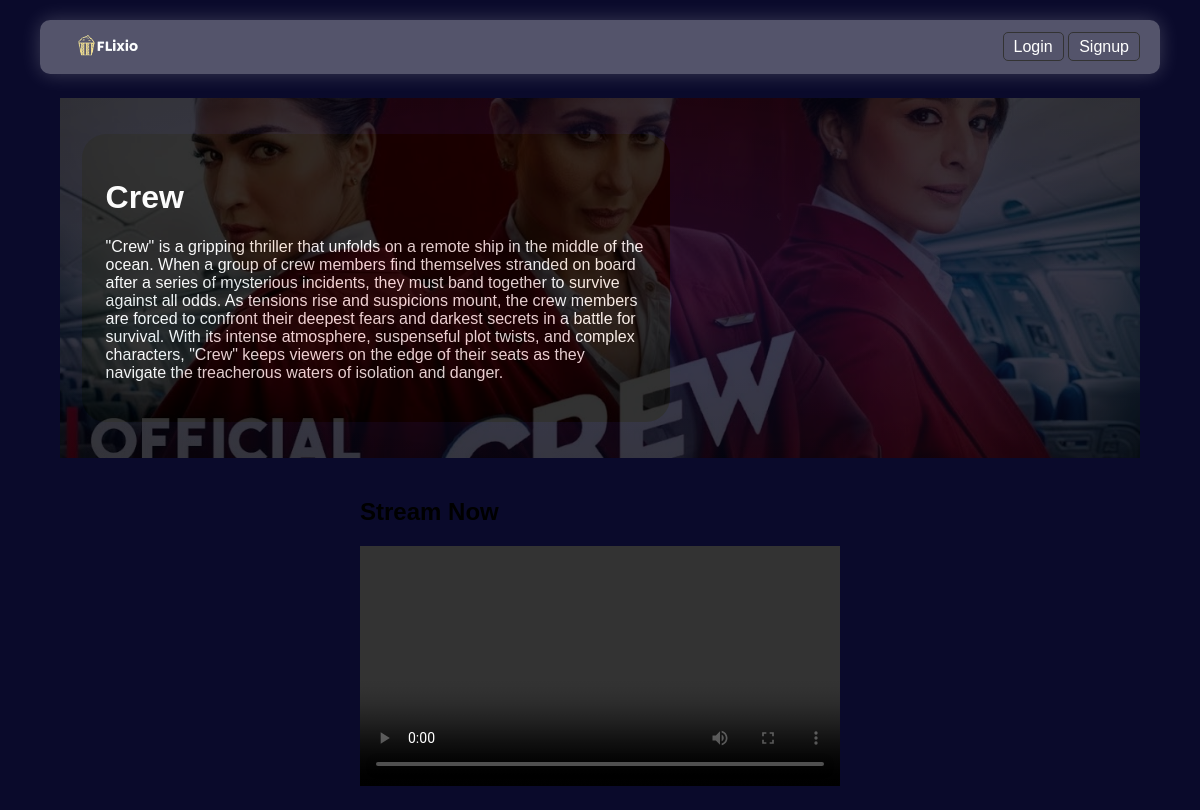
The page /movie/18/ on the database its author committed.
### movies/models.py (models this page shows, shortened)
class Movie(models.Model):
    title = models.CharField(max_length=255)
    description = models.TextField()
    release_date = models.DateField()
    genre = models.CharField(max_length=100)
    keywords = models.CharField(max_length=255)
    poster = models.ImageField(upload_to='movie_posters/')
    background_poster = models.ImageField(upload_to='background_posters/', null=True, blank=True)
    trailer = models.ForeignKey('Trailer', on_delete=models.SET_NULL, null=True, blank=True)
    streaming_url = models.URLField(null=True, blank=True)

class Trailer(models.Model):
    title = models.CharField(max_length=100)
    poster = models.ImageField(upload_to='trailers/posters/')
    video_url = models.URLField()

### movies/views.py (the view)
# urls.py: path('movie/<int:movie_id>/', movie_details, name='movie_details'),
def movie_details(request, movie_id):
    movie = get_object_or_404(Movie, pk=movie_id)
    trailers = [movie.trailer] if movie.trailer else []
    return render(request, 'movie_details.html', {'movie': movie, 'trailers': trailers})

### templates/movie_details.html (shortened to what this page needs)
{% include 'header.html' %}
{% load static %}
<!DOCTYPE html>
<html lang="en">
<head>
    <link rel="stylesheet" href="{% static 'css/details.css' %}">
</head>
<body>
    <div class="movie-details">
        <div class="bg-poster">
            <div class="overlay">
                <div class="overlay-content">
                    <h1>{{ movie.title }}</h1>
                    <p>{{ movie.description }}</p>
                </div>
            </div>
        </div>
        <div class="trailer-section">
            {% for trailer in trailers %}
            <div class="trailer">
                <iframe width="560" height="315" src="{{ trailer.video_url }}" frameborder="0" allowfullscreen></iframe>
            </div>
            {% endfor %}
        </div>
    </div>
    <div class="stream">
        {% if movie.streaming_url %}
        <h2>Stream Now</h2>
        <video controls>
            <source src="{{ movie.streaming_url }}" type="video/mp4">
          </video>
        {% endif %}
    </div>
</body>
</html>

### static/css/details.css (style rules this page uses)
body { margin: 0; padding: 0; display: flex; flex-direction: column; justify-content: center; align-items: center; font-family: Arial, sans-serif; background-color: #0a0a2b; }
.movie-details { margin-top: 2vw; position: relative; width: 90vw; height: 30vw; }
.overlay { position: absolute; top: 0; left: 0; width: 100%; height: 100%; background: radial-gradient(ellipse at center, rgba(0, 0, 0, 0) 0%, rgba(0, 0, 0, 0.8) 100%), #0a0a2b; opacity: 0.8; }
.overlay-content { position: absolute; top: 50%; left: 2%; width: 50%; transform: translateY(-50%); background: #000000; padding: 2vw; border-radius: 2vw; color: #fff; z-index: 999; }
.trailer-section { position: absolute; top: 50%; right: 0; transform: translateY(-50%); padding: 20px; color: #fff; }
.stream { width: 40vw; padding: 20px; }
video { width: 100%; height: auto; }

### rows shown on the page
Movie: title "Crew", description "\"Crew\" is a gripping thriller that unfolds on a remote ship in the middle of the ocean. When a group of crew members find themselves stranded on board after a series of mysterious incidents, they must band together to survive against all odds. As tensions rise and suspicions mount, the crew members are forced to confront their deepest fears and darkest secrets in a battle for survival. With its intense atmosphere, suspenseful plot twists, and complex characters, \"Crew\" keeps viewers on the edge of their seats as they navigate the treacherous waters of isolation and danger."
